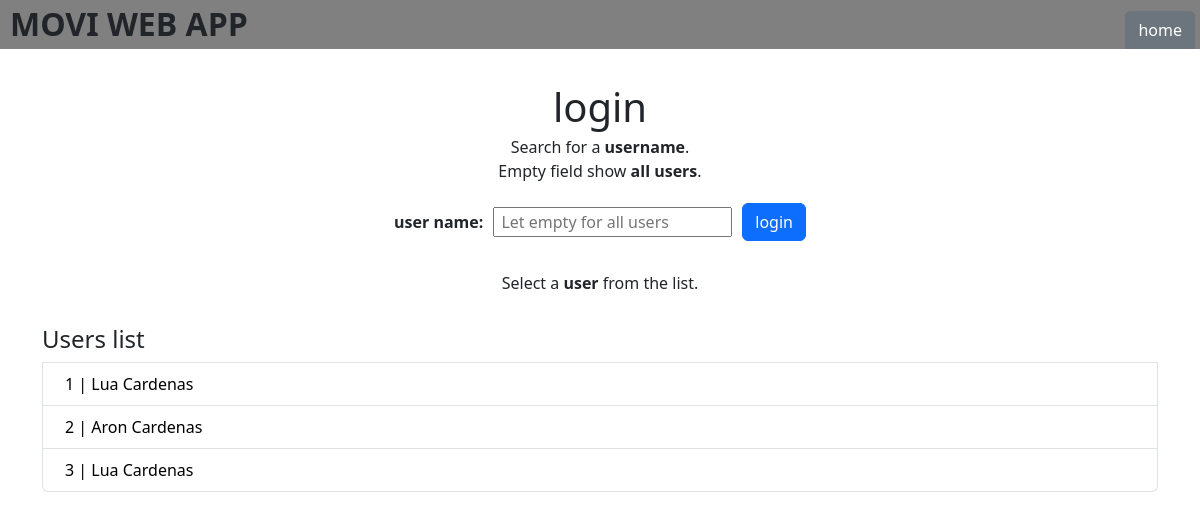
/users, run on an earlier commit of the app's database.
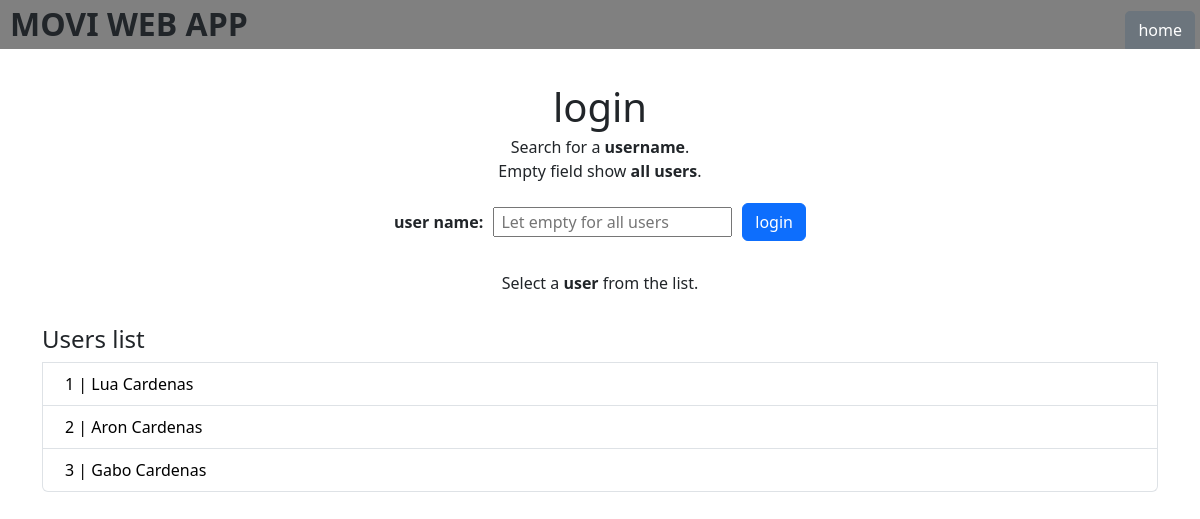
And on a later commit of the database.
### datamanager/data_models.py (models this page shows, shortened)
class User(db.Model):
    id: Mapped[int] = mapped_column(primary_key=True, autoincrement=True)
    name: Mapped[str] = mapped_column(nullable=False)
    reviews: Mapped[list["Review"]] = relationship(back_populates="user")
    movies: Mapped[list["Movie"]] = relationship(secondary=user_movie_association, back_populates="users")

### app.py (the view)
@app.route('/users', methods=['GET', 'POST'])
def list_users():
    with app.app_context():
        if request.method == 'POST':
            search_name = request.form.get('search_name')
            if search_name:
                users = User.query.filter(User.name.like(f"%{search_name}%")).all()
            else:
                users = User.query.all()
            return render_template('users.html', users=users)
    users = User.query.all()
    return render_template('users.html', users=users)

### templates/users.html (shortened to what this page needs)
{% extends "layout.html" %}
{% block content %}
<div class="users">
    <div class="div_form">
      <form action="" method="post">
          <h1>login</h1>
          <p>Search for a <b>username</b>.<br>
              Empty field show <b>all users</b>.
          </p>
          <div class="_input">
              <label for="search_name"><b>user name:</b></label>
              <input type="text" id="search_name" name="search_name" placeholder=" Let empty for all users">
              <button type="submit" class="btn btn-primary" >login</button>
          </div>
          <p>Select a <b>user</b> from the list.</p>
      </form>
    </div>
    <div class="list-group">
      <h4>Users list</h4>
      {% for user in users %}
        <a href="/users/{{ user.id }}" class="list-group-item list-group-item-action">
            <button name="user_id" value="{{ user.id }}">{{ user.id }} | {{ user.name }}</button>
        </a>
      {% endfor %}
    </div>
</div>
{% endblock %}

### templates/layout.html (shortened to what this page needs)
<!DOCTYPE html>
<html lang="en">
<head>
    <link href="https://cdn.jsdelivr.net/npm/bootstrap@5.3.3/dist/css/bootstrap.min.css" rel="stylesheet">
    <link rel="stylesheet" href="{{ url_for('static', filename='style.css') }}">
</head>
<body>
    <div class="bar_menu" style="background-color: gray">
        <div class="row">
            <div class="col-7">
                <h2><b>MOVI WEB APP</b></h2>
            </div>
            <div class="col-5" style="display: flex; justify-content: end; align-items: end;">
                <a href="/"><button type="button" class="btn btn-secondary">home</button></a>
            </div>
        </div>
    </div>
    <div class="container">
        {% block content %}{% endblock %}
    </div>
</body>
</html>

### static/style.css (style rules this page uses)
* { box-sizing: border-box; }
body, html { margin: 0px; padding: 0px; overflow-x: hidden; }
h1, h2 { margin: 0px; line-height: 90%; }
p { margin: 0px; }
.container { padding-top: 30px; padding-bottom: 20px; }
.users div:first-child { text-align: center; margin-bottom: 20px; }
.bar_menu h2 { margin: 10px 0px 10px 10px; }
.bar_menu button { border-radius: 5px 5px 0px 0px; margin-right: 5px; }
.list-group button { background-color: transparent; border: none; }
.div_form { display: flex; align-content: center; justify-content: center; }
.div_form form { display: block; width: auto; padding: 10px 0px; text-align: center; }
.div_form form p { margin-top: 10px; }
.div_form form h1 { text-align: center; }
.div_form form ._input { display: flex; padding: 20px 0px; align-items: center; }
.div_form form ._input input[type="text"] { margin: 0px 10px; }

What changed in the data, as far as the page shows it:
changed User id 3: name "Lua Cardenas" → "Gabo Cardenas"
